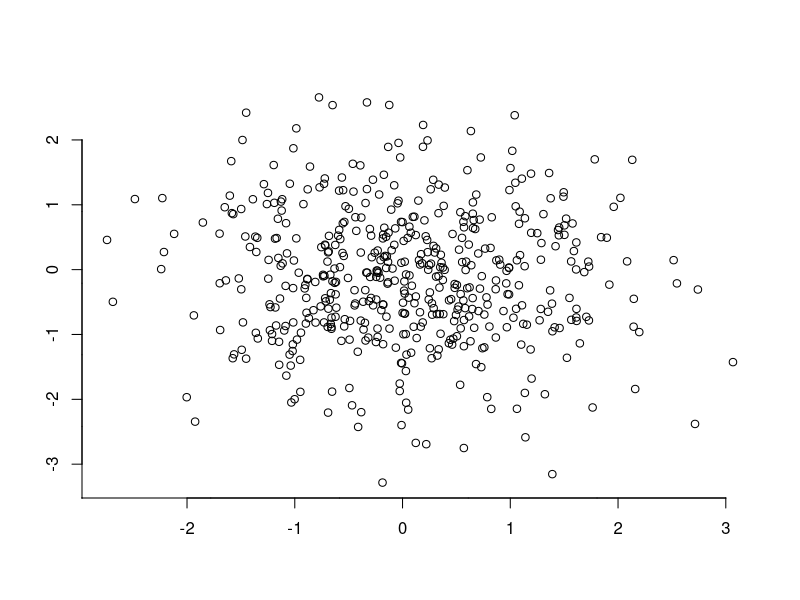

Generate this figure with R:
#make the axes end at the last tick

x <- rnorm(500)
y <- rnorm(500)

plot(x, y, axes = FALSE, xlab = "", ylab = "")
p.usr <- par()$usr
p.yaxp <- par()$yaxp
p.xaxp <- par()$xaxp

axis(1, xaxp = c(p.usr[1], p.xaxp[2], p.xaxp[3]), labels = FALSE, tcl = 0)
axis(1)

axis(2, yaxp = c(p.usr[3], p.yaxp[2], p.yaxp[3]), labels = FALSE, tcl = 0)
axis(2)